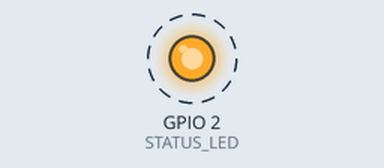
This sketch was run on a simulated ESP32. On the bench: output pins drawn as LEDs (lit = HIGH). Dashed ring = blinking. What the sketch prints to the serial monitor is not drawn.

Above: at 0.5 s.
Timing chart, 0 to 4.6 s (numbered marks = the images above):
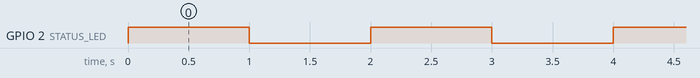

The sketch:

main.ino
```cpp
/*
 * Smart Safety Shoes
 * ESP32 firmware
 *
 * Development stage:
 * Basic firmware skeleton.
 *
 * Add each tested module incrementally.
 */

const int STATUS_LED = 2;

void setup() {
  Serial.begin(115200);
  pinMode(STATUS_LED, OUTPUT);

  Serial.println("Smart Safety Shoes");
  Serial.println("ESP32 firmware started");
}

void loop() {
  // Module integration will be added after individual hardware tests.
  digitalWrite(STATUS_LED, !digitalRead(STATUS_LED));
  delay(1000);
}
```

Measured:
- by itself, GPIO 2 (STATUS_LED): alternates HIGH for 1.0 s and LOW for 1.0 s
